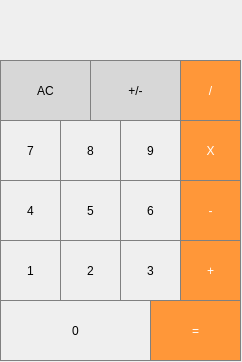
<?xml version="1.0" encoding="UTF-8"?>
<ui version="4.0">
 <class>MainWindow</class>
 <widget class="QMainWindow" name="MainWindow">
  <property name="geometry">
   <rect>
    <x>0</x>
    <y>0</y>
    <width>242</width>
    <height>362</height>
   </rect>
  </property>
  <property name="windowTitle">
   <string>VeryLong Calc</string>
  </property>
  <widget class="QWidget" name="centralwidget">
   <widget class="QPushButton" name="pushButton_plus">
    <property name="geometry">
     <rect>
      <x>180</x>
      <y>240</y>
      <width>61</width>
      <height>61</height>
     </rect>
    </property>
    <property name="styleSheet">
     <string notr="true">QPushButton {
  background-color: rgb(255, 151, 57);
  color: white; 
  border: 1px solid gray;
}

QPushButton:pressed {
    background-color: qlineargradient(x1: 0, y1: 0, x2: 0, y2: 1,
                                      stop: 0 #FF7832, stop: 1 #FF9739);
}</string>
    </property>
    <property name="text">
     <string>+</string>
    </property>
   </widget>
   <widget class="QPushButton" name="pushButton_plus_minus">
    <property name="geometry">
     <rect>
      <x>90</x>
      <y>60</y>
      <width>91</width>
      <height>61</height>
     </rect>
    </property>
    <property name="styleSheet">
     <string notr="true">QPushButton {
  background-color: rgb(215, 215, 215);
  border: 1px solid gray;
}
QPushButton:pressed {
    background-color: qlineargradient(x1: 0, y1: 0, x2: 0, y2: 1,
                                      stop: 0 #BEBEBE, stop: 1 #D7D7D7);
}</string>
    </property>
    <property name="text">
     <string>+/-</string>
    </property>
   </widget>
   <widget class="QPushButton" name="pushButton_divide">
    <property name="geometry">
     <rect>
      <x>180</x>
      <y>60</y>
      <width>61</width>
      <height>61</height>
     </rect>
    </property>
    <property name="styleSheet">
     <string notr="true">QPushButton {
  background-color: rgb(255, 151, 57);
  color: white; 
  border: 1px solid gray;
}

QPushButton:pressed {
    background-color: qlineargradient(x1: 0, y1: 0, x2: 0, y2: 1,
                                      stop: 0 #FF7832, stop: 1 #FF9739);
}</string>
    </property>
    <property name="text">
     <string>/</string>
    </property>
   </widget>
   <widget class="QPushButton" name="pushButton_4">
    <property name="geometry">
     <rect>
      <x>0</x>
      <y>180</y>
      <width>61</width>
      <height>61</height>
     </rect>
    </property>
    <property name="styleSheet">
     <string notr="true">QPushButton {
     border: 1px solid gray;
}
QPushButton:pressed {
     background-color: qlineargradient(x1: 0, y1: 0, x2: 0, y2: 1,
                                     stop: #dadbde, stop: 1 #f6f7fa);
}</string>
    </property>
    <property name="text">
     <string>4</string>
    </property>
   </widget>
   <widget class="QPushButton" name="pushButton_minus">
    <property name="geometry">
     <rect>
      <x>180</x>
      <y>180</y>
      <width>61</width>
      <height>61</height>
     </rect>
    </property>
    <property name="styleSheet">
     <string notr="true">QPushButton {
  background-color: rgb(255, 151, 57);
  color: white; 
  border: 1px solid gray;
}

QPushButton:pressed {
    background-color: qlineargradient(x1: 0, y1: 0, x2: 0, y2: 1,
                                      stop: 0 #FF7832, stop: 1 #FF9739);
}</string>
    </property>
    <property name="text">
     <string>-</string>
    </property>
   </widget>
   <widget class="QPushButton" name="pushButton_mult">
    <property name="geometry">
     <rect>
      <x>180</x>
      <y>120</y>
      <width>61</width>
      <height>61</height>
     </rect>
    </property>
    <property name="styleSheet">
     <string notr="true">QPushButton {
  background-color: rgb(255, 151, 57);
  color: white; 
  border: 1px solid gray;
}

QPushButton:pressed {
    background-color: qlineargradient(x1: 0, y1: 0, x2: 0, y2: 1,
                                      stop: 0 #FF7832, stop: 1 #FF9739);
}</string>
    </property>
    <property name="text">
     <string>X</string>
    </property>
   </widget>
   <widget class="QPushButton" name="pushButton_3">
    <property name="geometry">
     <rect>
      <x>120</x>
      <y>240</y>
      <width>61</width>
      <height>61</height>
     </rect>
    </property>
    <property name="styleSheet">
     <string notr="true">QPushButton {
     border: 1px solid gray;
}
QPushButton:pressed {
     background-color: qlineargradient(x1: 0, y1: 0, x2: 0, y2: 1,
                                     stop: #dadbde, stop: 1 #f6f7fa);
}</string>
    </property>
    <property name="text">
     <string>3</string>
    </property>
   </widget>
   <widget class="QPushButton" name="pushButton_0">
    <property name="geometry">
     <rect>
      <x>0</x>
      <y>300</y>
      <width>151</width>
      <height>61</height>
     </rect>
    </property>
    <property name="styleSheet">
     <string notr="true">QPushButton {
     border: 1px solid gray;
}
QPushButton:pressed {
     background-color: qlineargradient(x1: 0, y1: 0, x2: 0, y2: 1,
                                     stop: #dadbde, stop: 1 #f6f7fa);
}</string>
    </property>
    <property name="text">
     <string>0</string>
    </property>
   </widget>
   <widget class="QLabel" name="result_show">
    <property name="geometry">
     <rect>
      <x>0</x>
      <y>0</y>
      <width>231</width>
      <height>61</height>
     </rect>
    </property>
    <property name="font">
     <font>
      <pointsize>20</pointsize>
     </font>
    </property>
    <property name="styleSheet">
     <string notr="true">QLabel {
   qproperty-alignment: 'AlignVCenter | AlignRight';
   border-bottom: 1px solid gray;
}

background-color : white;</string>
    </property>
    <property name="text">
     <string/>
    </property>
   </widget>
   <widget class="QPushButton" name="pushButton_2">
    <property name="geometry">
     <rect>
      <x>60</x>
      <y>240</y>
      <width>61</width>
      <height>61</height>
     </rect>
    </property>
    <property name="styleSheet">
     <string notr="true">QPushButton {
     border: 1px solid gray;
}
QPushButton:pressed {
     background-color: qlineargradient(x1: 0, y1: 0, x2: 0, y2: 1,
                                     stop: #dadbde, stop: 1 #f6f7fa);
}</string>
    </property>
    <property name="text">
     <string>2</string>
    </property>
   </widget>
   <widget class="QPushButton" name="pushButton_6">
    <property name="geometry">
     <rect>
      <x>120</x>
      <y>180</y>
      <width>61</width>
      <height>61</height>
     </rect>
    </property>
    <property name="styleSheet">
     <string notr="true">QPushButton {
     border: 1px solid gray;
}
QPushButton:pressed {
     background-color: qlineargradient(x1: 0, y1: 0, x2: 0, y2: 1,
                                     stop: #dadbde, stop: 1 #f6f7fa);
}</string>
    </property>
    <property name="text">
     <string>6</string>
    </property>
   </widget>
   <widget class="QPushButton" name="pushButton_9">
    <property name="geometry">
     <rect>
      <x>120</x>
      <y>120</y>
      <width>61</width>
      <height>61</height>
     </rect>
    </property>
    <property name="styleSheet">
     <string notr="true">QPushButton {
     border: 1px solid gray;
}
QPushButton:pressed {
     background-color: qlineargradient(x1: 0, y1: 0, x2: 0, y2: 1,
                                     stop: #dadbde, stop: 1 #f6f7fa);
}</string>
    </property>
    <property name="text">
     <string>9</string>
    </property>
   </widget>
   <widget class="QPushButton" name="pushButton_5">
    <property name="geometry">
     <rect>
      <x>60</x>
      <y>180</y>
      <width>61</width>
      <height>61</height>
     </rect>
    </property>
    <property name="styleSheet">
     <string notr="true">QPushButton {
     border: 1px solid gray;
}
QPushButton:pressed {
     background-color: qlineargradient(x1: 0, y1: 0, x2: 0, y2: 1,
                                     stop: #dadbde, stop: 1 #f6f7fa);
}</string>
    </property>
    <property name="text">
     <string>5</string>
    </property>
   </widget>
   <widget class="QPushButton" name="pushButton_7">
    <property name="geometry">
     <rect>
      <x>0</x>
      <y>120</y>
      <width>61</width>
      <height>61</height>
     </rect>
    </property>
    <property name="styleSheet">
     <string notr="true">QPushButton {
     border: 1px solid gray;
}
QPushButton:pressed {
     background-color: qlineargradient(x1: 0, y1: 0, x2: 0, y2: 1,
                                     stop: #dadbde, stop: 1 #f6f7fa);
}</string>
    </property>
    <property name="text">
     <string>7</string>
    </property>
   </widget>
   <widget class="QPushButton" name="pushButton_equal">
    <property name="geometry">
     <rect>
      <x>150</x>
      <y>300</y>
      <width>91</width>
      <height>61</height>
     </rect>
    </property>
    <property name="styleSheet">
     <string notr="true">QPushButton {
  background-color: rgb(255, 151, 57);
  color: white; 
  border: 1px solid gray;
}

QPushButton:pressed {
    background-color: qlineargradient(x1: 0, y1: 0, x2: 0, y2: 1,
                                      stop: 0 #FF7832, stop: 1 #FF9739);
}</string>
    </property>
    <property name="text">
     <string>=</string>
    </property>
   </widget>
   <widget class="QPushButton" name="pushButton_1">
    <property name="geometry">
     <rect>
      <x>0</x>
      <y>240</y>
      <width>61</width>
      <height>61</height>
     </rect>
    </property>
    <property name="styleSheet">
     <string notr="true">QPushButton {
     border: 1px solid gray;
}
QPushButton:pressed {
     background-color: qlineargradient(x1: 0, y1: 0, x2: 0, y2: 1,
                                     stop: #dadbde, stop: 1 #f6f7fa);
}</string>
    </property>
    <property name="text">
     <string>1</string>
    </property>
   </widget>
   <widget class="QPushButton" name="pushButton_8">
    <property name="geometry">
     <rect>
      <x>60</x>
      <y>120</y>
      <width>61</width>
      <height>61</height>
     </rect>
    </property>
    <property name="styleSheet">
     <string notr="true">QPushButton {
     border: 1px solid gray;
}
QPushButton:pressed {
     background-color: qlineargradient(x1: 0, y1: 0, x2: 0, y2: 1,
                                     stop: #dadbde, stop: 1 #f6f7fa);
}</string>
    </property>
    <property name="text">
     <string>8</string>
    </property>
   </widget>
   <widget class="QPushButton" name="pushButton_del">
    <property name="geometry">
     <rect>
      <x>0</x>
      <y>60</y>
      <width>91</width>
      <height>61</height>
     </rect>
    </property>
    <property name="styleSheet">
     <string notr="true">QPushButton {
  background-color: rgb(215, 215, 215);
  border: 1px solid gray;
}
QPushButton:pressed {
    background-color: qlineargradient(x1: 0, y1: 0, x2: 0, y2: 1,
                                      stop: 0 #BEBEBE, stop: 1 #D7D7D7);
}</string>
    </property>
    <property name="text">
     <string>AC</string>
    </property>
   </widget>
  </widget>
  <widget class="QMenuBar" name="menuBar">
   <property name="geometry">
    <rect>
     <x>0</x>
     <y>0</y>
     <width>242</width>
     <height>21</height>
    </rect>
   </property>
  </widget>
 </widget>
 <resources/>
 <connections/>
</ui>
